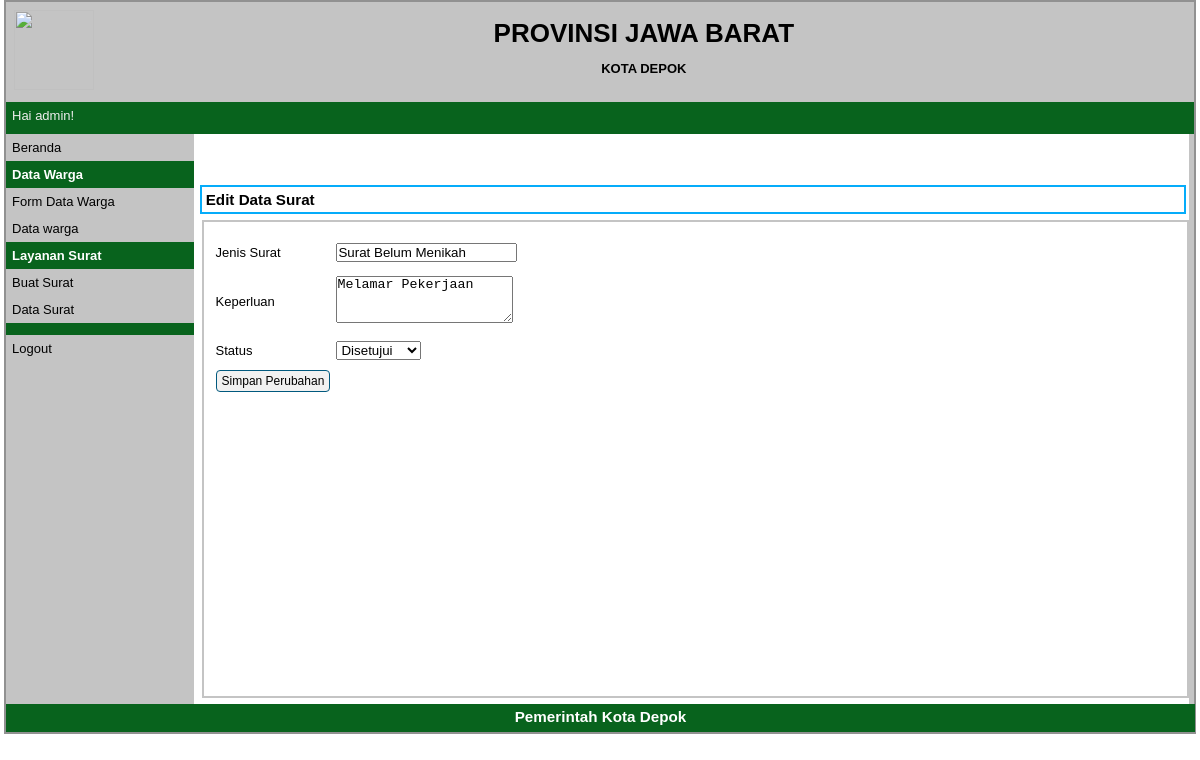
Screenshot of /index.php?p=surat-edit&id=1 (signed in) with the database file from the repository.
### tables this page shows
CREATE TABLE `surat` (
  `id_surat` int(11) NOT NULL,
  `idwarga` varchar(20) NOT NULL,
  `jenis_surat` varchar(50) NOT NULL,
  `tanggal` date DEFAULT curdate(),
  `keperluan` text DEFAULT NULL,
  `status` varchar(20) DEFAULT 'Menunggu'
);

### pages/surat-edit.php (the view, shortened to what this page needs)
<?php
include 'koneksi.php';
$id = $_GET['id'];
$q = mysqli_query($db, "SELECT * FROM surat WHERE id_surat='$id'");
$r = mysqli_fetch_array($q);
?>
<div id="label-page"><h3>Edit Data Surat</h3></div>
<div id="content">
  <form method="POST" action="proses/surat-edit-proses.php">
    <table id="tabel-input">
      <tr>
        <td class="label-formulir">Jenis Surat</td>
        <td class="isian-formulir">
          <input type="text" name="jenis_surat" value="<?= $r['jenis_surat']; ?>" required>
        </td>
      </tr>
      <tr>
        <td class="label-formulir">Keperluan</td>
        <td class="isian-formulir">
          <textarea name="keperluan" rows="3" required><?= $r['keperluan']; ?></textarea>
        </td>
      </tr>
      <tr>
        <td class="label-formulir">Status</td>
        <td class="isian-formulir">
          <select name="status">
            <option value="Disetujui" <?= $r['status']=="Disetujui"?"selected":""; ?>>Disetujui</option>
          </select>
        </td>
      </tr>
      <tr>
        <td colspan="2"><input type="submit" name="simpan" value="Simpan Perubahan" class="tombol"></td>
      </tr>
    </table>
  </form>
</div>

### style.css (style rules this page uses)
* { margin:0px; padding:0px }
body { font-family:sans-serif; font-size:13px; color:black; }
#label-page { margin-top:6px; margin-bottom:6px; margin-left:6px; border:2px solid #05acfa; padding:4px; width:97.9%; }
#content { float:right; width:96.8%; min-height:454px; border :2px solid #C4C4C4; padding:10px; margin-bottom:6px; }
.tombol { border-radius:4px; font-size:12px; text-decoration:none; background-color:#F1F1F1; padding-top:3px; padding-bottom:3px; padding-left:5px; padding-right:5px; border:1px solid #01597E; color:black; }
#tabel-input { width:100%; }
.label-formulir { width:12%; height:36px; margin:20px; }
.isian-formulir { width:80%; padding:4px; width:99.8%; }

### rows the page displays
surat: jenis_surat "Surat Belum Menikah", keperluan "Melamar Pekerjaan", status "Disetujui"

### other values shown
$_SESSION['sesi'] "admin"
